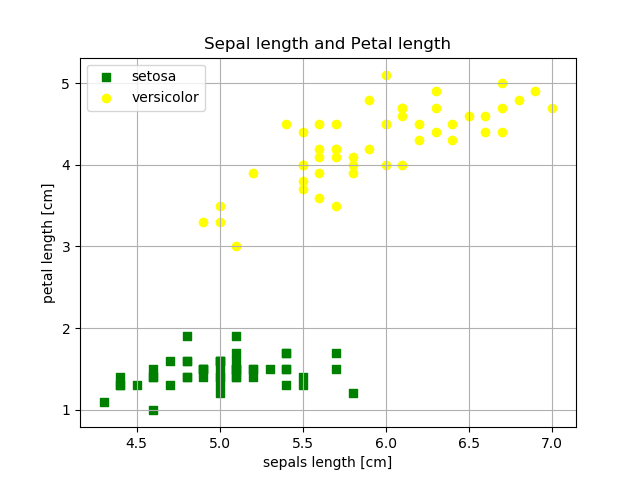

This figure's Python source:
import pandas as pd
import numpy as np
import matplotlib.pyplot as plt
from matplotlib.colors import ListedColormap

# データセットの読み込み
dataset = pd.read_csv("https://archive.ics.uci.edu/ml/machine-learning-databases/iris/iris.data", header=None)
# 4列目の分類名のみを100データ分抽出
teacher_dataset = dataset.iloc[0:100, 4].values
# 分類名がヒオウギアヤメ（Iris setosa）であれば「1」異なれば「-1」
teacher_dataset = np.where(teacher_dataset=="Iris-setosa", -1, 1)
# 1行目（がく片の長さ）と3行目（花びらの長さ）のみ100データ分抽出
input_dataset = dataset.iloc[0:100,[0, 2]].values
# これで入力は準備完了！

# 一旦この状態で図形にしてみる。
# グラフプロパティ
markers = ('s', 'o', 'x', '^', 'v')
colors = ('green', 'yellow','red', 'blue', 'lightgreen', 'gray', 'cyan')
cmap = ListedColormap(colors[:len(np.unique(teacher_dataset))])
labels = ('setosa', 'versicolor')
# 描画処理
plt.clf()
plt.scatter(x=input_dataset[teacher_dataset == -1, 0], y=input_dataset[teacher_dataset == -1, 1], alpha=1.0, c=cmap(0), marker=markers[0], label=labels[0])
plt.scatter(x=input_dataset[teacher_dataset ==  1, 0], y=input_dataset[teacher_dataset ==  1, 1], alpha=1.0, c=cmap(1), marker=markers[1], label=labels[1])
plt.title("Sepal length and Petal length")
plt.xlabel("sepals length [cm]")#がく片の長さ
plt.ylabel("petal length [cm]")#花びらの長さ
plt.legend(loc="upper left")
plt.grid()
plt.savefig(u"dataset.png", dpi=100)